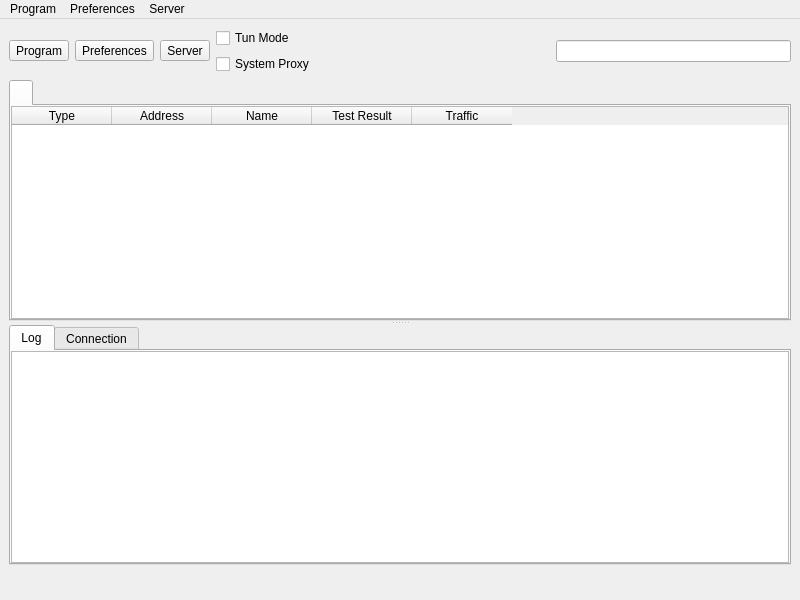
<?xml version="1.0" encoding="UTF-8"?>
<ui version="4.0">
 <class>MainWindow</class>
 <widget class="QMainWindow" name="MainWindow">
  <property name="geometry">
   <rect>
    <x>0</x>
    <y>0</y>
    <width>800</width>
    <height>600</height>
   </rect>
  </property>
  <property name="minimumSize">
   <size>
    <width>800</width>
    <height>600</height>
   </size>
  </property>
  <property name="windowTitle">
   <string notr="true">nya</string>
  </property>
  <widget class="QWidget" name="centralwidget">
   <layout class="QVBoxLayout" name="verticalLayout_3" stretch="0,0,0">
    <item>
     <layout class="QHBoxLayout" name="horizontalLayout_2">
      <item>
       <widget class="QToolButton" name="toolButton_program">
        <property name="text">
         <string>Program</string>
        </property>
        <property name="icon">
         <iconset theme="b-system-run">
          <normaloff>.</normaloff>.</iconset>
        </property>
        <property name="iconSize">
         <size>
          <width>24</width>
          <height>24</height>
         </size>
        </property>
        <property name="popupMode">
         <enum>QToolButton::InstantPopup</enum>
        </property>
        <property name="toolButtonStyle">
         <enum>Qt::ToolButtonTextUnderIcon</enum>
        </property>
       </widget>
      </item>
      <item>
       <widget class="QToolButton" name="toolButton_preferences">
        <property name="text">
         <string>Preferences</string>
        </property>
        <property name="icon">
         <iconset theme="b-preferences">
          <normaloff>.</normaloff>.</iconset>
        </property>
        <property name="iconSize">
         <size>
          <width>24</width>
          <height>24</height>
         </size>
        </property>
        <property name="popupMode">
         <enum>QToolButton::InstantPopup</enum>
        </property>
        <property name="toolButtonStyle">
         <enum>Qt::ToolButtonTextUnderIcon</enum>
        </property>
       </widget>
      </item>
      <item>
       <widget class="QToolButton" name="toolButton_server">
        <property name="text">
         <string>Server</string>
        </property>
        <property name="icon">
         <iconset theme="b-network-server">
          <normaloff>.</normaloff>.</iconset>
        </property>
        <property name="iconSize">
         <size>
          <width>24</width>
          <height>24</height>
         </size>
        </property>
        <property name="popupMode">
         <enum>QToolButton::InstantPopup</enum>
        </property>
        <property name="toolButtonStyle">
         <enum>Qt::ToolButtonTextUnderIcon</enum>
        </property>
       </widget>
      </item>
      <!--item>
       <widget class="QToolButton" name="toolButton_update">
        <property name="text">
         <string>Update</string>
        </property>
        <property name="icon">
         <iconset theme="b-system-software-update">
          <normaloff>.</normaloff>.</iconset>
        </property>
        <property name="iconSize">
         <size>
          <width>24</width>
          <height>24</height>
         </size>
        </property>
        <property name="popupMode">
         <enum>QToolButton::InstantPopup</enum>
        </property>
        <property name="toolButtonStyle">
         <enum>Qt::ToolButtonTextUnderIcon</enum>
        </property>
       </widget>
      </item-->
      <item>
       <layout class="QVBoxLayout" name="verticalLayout_4">
        <item>
         <widget class="QCheckBox" name="checkBox_VPN">
          <property name="sizePolicy">
           <sizepolicy hsizetype="Minimum" vsizetype="Minimum">
            <horstretch>0</horstretch>
            <verstretch>0</verstretch>
           </sizepolicy>
          </property>
          <property name="text">
           <string>Tun Mode</string>
          </property>
         </widget>
        </item>
        <item>
         <widget class="QCheckBox" name="checkBox_SystemProxy">
          <property name="text">
           <string>System Proxy</string>
          </property>
         </widget>
        </item>
       </layout>
      </item>
      <item>
       <spacer name="horizontalSpacer">
        <property name="orientation">
         <enum>Qt::Horizontal</enum>
        </property>
        <property name="sizeHint" stdset="0">
         <size>
          <width>40</width>
          <height>20</height>
         </size>
        </property>
       </spacer>
      </item>
      <item>
       <widget class="QLineEdit" name="search">
        <property name="clearButtonEnabled">
         <bool>true</bool>
        </property>
       </widget>
      </item>
     </layout>
    </item>
    <item>
     <widget class="QSplitter" name="splitter">
      <property name="orientation">
       <enum>Qt::Vertical</enum>
      </property>
      <widget class="QTabWidget" name="tabWidget">
       <property name="currentIndex">
        <number>0</number>
       </property>
       <property name="movable">
        <bool>true</bool>
       </property>
       <widget class="QWidget" name="widget1">
        <attribute name="title">
         <string/>
        </attribute>
        <layout class="QGridLayout" name="gridLayout_2">
         <property name="leftMargin">
          <number>0</number>
         </property>
         <property name="topMargin">
          <number>0</number>
         </property>
         <property name="rightMargin">
          <number>0</number>
         </property>
         <property name="bottomMargin">
          <number>0</number>
         </property>
         <property name="spacing">
          <number>0</number>
         </property>
         <item row="0" column="0">
          <widget class="MyTableWidget" name="proxyListTable">
           <property name="contextMenuPolicy">
            <enum>Qt::CustomContextMenu</enum>
           </property>
           <property name="editTriggers">
            <set>QAbstractItemView::NoEditTriggers</set>
           </property>
           <property name="alternatingRowColors">
            <bool>true</bool>
           </property>
           <property name="selectionBehavior">
            <enum>QAbstractItemView::SelectRows</enum>
           </property>
           <property name="horizontalScrollMode">
            <enum>QAbstractItemView::ScrollPerPixel</enum>
           </property>
           <property name="wordWrap">
            <bool>false</bool>
           </property>
           <attribute name="horizontalHeaderMinimumSectionSize">
            <number>16</number>
           </attribute>
           <attribute name="horizontalHeaderHighlightSections">
            <bool>false</bool>
           </attribute>
           <attribute name="horizontalHeaderShowSortIndicator" stdset="0">
            <bool>false</bool>
           </attribute>
           <attribute name="verticalHeaderDefaultSectionSize">
            <number>30</number>
           </attribute>
           <column>
            <property name="text">
             <string>Type</string>
            </property>
           </column>
           <column>
            <property name="text">
             <string>Address</string>
            </property>
           </column>
           <column>
            <property name="text">
             <string>Name</string>
            </property>
           </column>
           <column>
            <property name="text">
             <string>Test Result</string>
            </property>
           </column>
           <column>
            <property name="text">
             <string>Traffic</string>
            </property>
           </column>
          </widget>
         </item>
        </layout>
       </widget>
      </widget>
      <widget class="QWidget" name="aaaaaaaaaaaaaaaaaa">
       <layout class="QVBoxLayout" name="aaaaaaaaaaaa" stretch="0">
        <item>
         <widget class="QTabWidget" name="down_tab">
          <property name="currentIndex">
           <number>0</number>
          </property>
          <widget class="QWidget" name="tab">
           <attribute name="title">
            <string>Log</string>
           </attribute>
           <layout class="QVBoxLayout" name="verticalLayout">
            <property name="spacing">
             <number>0</number>
            </property>
            <property name="leftMargin">
             <number>0</number>
            </property>
            <property name="topMargin">
             <number>0</number>
            </property>
            <property name="rightMargin">
             <number>0</number>
            </property>
            <property name="bottomMargin">
             <number>0</number>
            </property>
            <item>
             <widget class="QTextBrowser" name="masterLogBrowser">
              <property name="contextMenuPolicy">
               <enum>Qt::CustomContextMenu</enum>
              </property>
              <property name="openLinks">
               <bool>false</bool>
              </property>
             </widget>
            </item>
           </layout>
          </widget>
          <widget class="QWidget" name="tab_2">
           <attribute name="title">
            <string>Connection</string>
           </attribute>
           <layout class="QVBoxLayout" name="verticalLayout_2">
            <property name="spacing">
             <number>0</number>
            </property>
            <property name="leftMargin">
             <number>0</number>
            </property>
            <property name="topMargin">
             <number>0</number>
            </property>
            <property name="rightMargin">
             <number>0</number>
            </property>
            <property name="bottomMargin">
             <number>0</number>
            </property>
            <item>
             <widget class="QTableWidget" name="tableWidget_conn">
              <property name="contextMenuPolicy">
               <enum>Qt::CustomContextMenu</enum>
              </property>
              <property name="editTriggers">
               <set>QAbstractItemView::NoEditTriggers</set>
              </property>
              <property name="selectionBehavior">
               <enum>QAbstractItemView::SelectRows</enum>
              </property>
              <property name="verticalScrollMode">
               <enum>QAbstractItemView::ScrollPerPixel</enum>
              </property>
              <property name="horizontalScrollMode">
               <enum>QAbstractItemView::ScrollPerPixel</enum>
              </property>
              <attribute name="horizontalHeaderHighlightSections">
               <bool>false</bool>
              </attribute>
              <column>
               <property name="text">
                <string>Status</string>
               </property>
              </column>
              <column>
               <property name="text">
                <string>Outbound</string>
               </property>
              </column>
              <column>
               <property name="text">
                <string>Destination</string>
               </property>
              </column>
             </widget>
            </item>
           </layout>
          </widget>
         </widget>
        </item>
       </layout>
      </widget>
     </widget>
    </item>
    <item>
     <layout class="QHBoxLayout" name="horizontalLayout">
      <item>
       <widget class="QLabel" name="label_running">
        <property name="text">
         <string/>
        </property>
       </widget>
      </item>
      <item>
       <spacer name="horizontalSpacer_2">
        <property name="orientation">
         <enum>Qt::Horizontal</enum>
        </property>
        <property name="sizeType">
         <enum>QSizePolicy::Maximum</enum>
        </property>
        <property name="sizeHint" stdset="0">
         <size>
          <width>0</width>
          <height>20</height>
         </size>
        </property>
       </spacer>
      </item>
      <item>
       <widget class="QLabel" name="label_inbound">
        <property name="text">
         <string/>
        </property>
       </widget>
      </item>
      <item>
       <widget class="QLabel" name="label_speed">
        <property name="text">
         <string/>
        </property>
       </widget>
      </item>
     </layout>
    </item>
   </layout>
  </widget>
  <widget class="QMenuBar" name="menubar">
   <property name="geometry">
    <rect>
     <x>0</x>
     <y>0</y>
     <width>800</width>
     <height>32</height>
    </rect>
   </property>
   <widget class="QMenu" name="menu_program">
    <property name="title">
     <string>Program</string>
    </property>
    <widget class="QMenu" name="menu_spmode">
     <property name="title">
      <string>System Proxy</string>
     </property>
     <addaction name="menu_spmode_system_proxy"/>
     <addaction name="menu_spmode_vpn"/>
     <addaction name="menu_spmode_disabled"/>
    </widget>
    <widget class="QMenu" name="menu_program_preference">
     <property name="title">
      <string>Preferences</string>
     </property>
     <addaction name="actionfake"/>
    </widget>
    <widget class="QMenu" name="menuActive_Server">
     <property name="title">
      <string>Active Server</string>
     </property>
     <addaction name="actionfake_2"/>
    </widget>
    <widget class="QMenu" name="menuActive_Routing">
     <property name="title">
      <string>Active Routing</string>
     </property>
     <addaction name="actionfake_3"/>
    </widget>
    <addaction name="actionShow_window"/>
    <addaction name="menu_add_from_clipboard2"/>
    <addaction name="menu_scan_qr"/>
    <addaction name="separator"/>
    <addaction name="actionStart_with_system"/>
    <addaction name="actionRemember_last_proxy"/>
    <addaction name="actionAllow_LAN"/>
    <addaction name="menuActive_Server"/>
    <addaction name="menuActive_Routing"/>
    <addaction name="menu_spmode"/>
    <addaction name="menu_program_preference"/>
    <addaction name="separator"/>
    <addaction name="actionRestart_Proxy"/>
    <addaction name="actionRestart_Program"/>
    <addaction name="menu_exit"/>
   </widget>
   <widget class="QMenu" name="menu_preferences">
    <property name="title">
     <string>Preferences</string>
    </property>
    <addaction name="menu_manage_groups"/>
    <addaction name="menu_basic_settings"/>
    <addaction name="menu_routing_settings"/>
    <addaction name="menu_vpn_settings"/>
    <addaction name="menu_hotkey_settings"/>
    <addaction name="menu_open_config_folder"/>
   </widget>
   <widget class="QMenu" name="menu_server">
    <property name="title">
     <string>Server</string>
    </property>
    <widget class="QMenu" name="menu_share_item">
     <property name="title">
      <string>Share</string>
     </property>
     <addaction name="menu_qr"/>
     <addaction name="menu_export_config"/>
     <addaction name="separator"/>
     <addaction name="menu_copy_links"/>
     <addaction name="menu_copy_links_nkr"/>
    </widget>
    <widget class="QMenu" name="menuCurrent_Group">
     <property name="title">
      <string>Current Group</string>
     </property>
     <addaction name="actionfake_5"/>
     <addaction name="menu_tcp_ping"/>
     <addaction name="menu_url_test"/>
     <addaction name="menu_full_test"/>
     <addaction name="menu_stop_testing"/>
     <addaction name="menu_clear_test_result"/>
     <addaction name="menu_resolve_domain"/>
     <addaction name="separator"/>
     <addaction name="menu_remove_unavailable"/>
     <addaction name="menu_delete_repeat"/>
     <addaction name="separator"/>
     <addaction name="menu_update_subscription"/>
    </widget>
    <widget class="QMenu" name="menuCurrent_Select">
     <property name="title">
      <string>Current Select</string>
     </property>
     <addaction name="actionfake_4"/>
    </widget>
    <addaction name="menu_add_from_input"/>
    <addaction name="menu_add_from_clipboard"/>
    <addaction name="separator"/>
    <addaction name="menu_start"/>
    <addaction name="menu_stop"/>
    <addaction name="separator"/>
    <addaction name="menu_select_all"/>
    <addaction name="menu_move"/>
    <addaction name="menu_clone"/>
    <addaction name="menu_reset_traffic"/>
    <addaction name="menu_delete"/>
    <addaction name="separator"/>
    <addaction name="menu_share_item"/>
    <addaction name="separator"/>
    <addaction name="menuCurrent_Select"/>
    <addaction name="menuCurrent_Group"/>
    <addaction name="separator"/>
    <addaction name="menu_profile_debug_info"/>
    <addaction name="separator"/>
   </widget>
   <addaction name="menu_program"/>
   <addaction name="menu_preferences"/>
   <addaction name="menu_server"/>
  </widget>
  <action name="menu_exit">
   <property name="text">
    <string>Exit</string>
   </property>
  </action>
  <action name="actionShow_window">
   <property name="text">
    <string>Show Window</string>
   </property>
  </action>
  <action name="menu_basic_settings">
   <property name="text">
    <string>Basic Settings</string>
   </property>
  </action>
  <action name="menu_add_from_input">
   <property name="text">
    <string>New profile</string>
   </property>
  </action>
  <action name="menu_manage_groups">
   <property name="text">
    <string>Groups</string>
   </property>
  </action>
  <action name="menu_start">
   <property name="text">
    <string>Start</string>
   </property>
   <property name="shortcut">
    <string notr="true">Return</string>
   </property>
  </action>
  <action name="menu_stop">
   <property name="text">
    <string>Stop</string>
   </property>
   <property name="shortcut">
    <string notr="true">Ctrl+S</string>
   </property>
  </action>
  <action name="menu_routing_settings">
   <property name="text">
    <string>Routing Settings</string>
   </property>
  </action>
  <action name="menu_add_from_clipboard">
   <property name="text">
    <string>Add profile from clipboard</string>
   </property>
   <property name="shortcut">
    <string notr="true">Ctrl+V</string>
   </property>
  </action>
  <action name="menu_delete">
   <property name="text">
    <string>Delete</string>
   </property>
   <property name="shortcut">
    <string notr="true">Del</string>
   </property>
  </action>
  <action name="menu_add_from_clipboard2">
   <property name="text">
    <string>Add profile from clipboard</string>
   </property>
  </action>
  <action name="menu_profile_debug_info">
   <property name="text">
    <string>Debug Info</string>
   </property>
  </action>
  <action name="menu_qr">
   <property name="text">
    <string>QR Code and link</string>
   </property>
   <property name="shortcut">
    <string notr="true">Ctrl+Q</string>
   </property>
  </action>
  <action name="menu_copy_link">
   <property name="text">
    <string>Copy Link</string>
   </property>
  </action>
  <action name="menu_tcp_ping">
   <property name="text">
    <string notr="true">Tcp Ping</string>
   </property>
   <property name="shortcut">
    <string notr="true">Ctrl+Shift+T</string>
   </property>
  </action>
  <action name="menu_url_test">
   <property name="text">
    <string notr="true">Url Test</string>
   </property>
   <property name="shortcut">
    <string notr="true">Ctrl+Shift+U</string>
   </property>
  </action>
  <action name="menu_clear_test_result">
   <property name="text">
    <string>Clear Test Result</string>
   </property>
   <property name="shortcut">
    <string notr="true">Ctrl+Shift+C</string>
   </property>
  </action>
  <action name="menu_export_config">
   <property name="text">
    <string>Export %1 config</string>
   </property>
   <property name="shortcut">
    <string notr="true">Ctrl+E</string>
   </property>
  </action>
  <action name="menu_reset_traffic">
   <property name="text">
    <string>Reset Traffic</string>
   </property>
   <property name="shortcut">
    <string notr="true">Ctrl+R</string>
   </property>
  </action>
  <action name="menu_scan_qr">
   <property name="text">
    <string>Scan QR Code</string>
   </property>
  </action>
  <action name="menu_spmode_system_proxy">
   <property name="checkable">
    <bool>true</bool>
   </property>
   <property name="text">
    <string>Enable System Proxy</string>
   </property>
  </action>
  <action name="menu_spmode_disabled">
   <property name="checkable">
    <bool>true</bool>
   </property>
   <property name="text">
    <string>Disable</string>
   </property>
  </action>
  <action name="menu_delete_repeat">
   <property name="text">
    <string>Remove Duplicates</string>
   </property>
   <property name="shortcut">
    <string notr="true">Ctrl+Shift+D</string>
   </property>
  </action>
  <action name="actionfake">
   <property name="text">
    <string>fake</string>
   </property>
   <property name="visible">
    <bool>false</bool>
   </property>
  </action>
  <action name="menu_move">
   <property name="text">
    <string>Move</string>
   </property>
   <property name="shortcut">
    <string notr="true">Ctrl+M</string>
   </property>
  </action>
  <action name="actionStart_with_system">
   <property name="checkable">
    <bool>true</bool>
   </property>
   <property name="text">
    <string>Start with system</string>
   </property>
  </action>
  <action name="actionRemember_last_proxy">
   <property name="checkable">
    <bool>true</bool>
   </property>
   <property name="text">
    <string>Remember last profile</string>
   </property>
  </action>
  <action name="actionAllow_LAN">
   <property name="checkable">
    <bool>true</bool>
   </property>
   <property name="text">
    <string>Allow other devices to connect</string>
   </property>
  </action>
  <action name="menu_remove_unavailable">
   <property name="text">
    <string>Remove Unavailable</string>
   </property>
   <property name="shortcut">
    <string notr="true">Ctrl+Shift+R</string>
   </property>
  </action>
  <action name="menu_full_test">
   <property name="text">
    <string>Full Test</string>
   </property>
   <property name="shortcut">
    <string notr="true">Ctrl+Shift+F</string>
   </property>
  </action>
  <action name="menu_hotkey_settings">
   <property name="text">
    <string>Hotkey Settings</string>
   </property>
  </action>
  <action name="menu_select_all">
   <property name="text">
    <string>Select All</string>
   </property>
   <property name="shortcut">
    <string notr="true">Ctrl+A</string>
   </property>
  </action>
  <action name="menu_copy_links_nkr">
   <property name="text">
    <string>Copy links of selected (Neko Links)</string>
   </property>
   <property name="shortcut">
    <string notr="true">Ctrl+Alt+C</string>
   </property>
  </action>
  <action name="actionfake_2">
   <property name="text">
    <string>fake</string>
   </property>
   <property name="visible">
    <bool>false</bool>
   </property>
  </action>
  <action name="actionfake_3">
   <property name="text">
    <string>fake</string>
   </property>
   <property name="visible">
    <bool>false</bool>
   </property>
  </action>
  <action name="menu_copy_links">
   <property name="text">
    <string>Copy links of selected</string>
   </property>
   <property name="shortcut">
    <string notr="true">Ctrl+C</string>
   </property>
  </action>
  <action name="menu_spmode_vpn">
   <property name="checkable">
    <bool>true</bool>
   </property>
   <property name="text">
    <string>Enable Tun</string>
   </property>
  </action>
  <action name="menu_clone">
   <property name="text">
    <string>Clone</string>
   </property>
   <property name="shortcut">
    <string notr="true">Ctrl+D</string>
   </property>
  </action>
  <action name="menu_update_subscription">
   <property name="text">
    <string>Update subscription</string>
   </property>
   <property name="shortcut">
    <string notr="true">Ctrl+U</string>
   </property>
  </action>
  <action name="menu_resolve_domain">
   <property name="text">
    <string>Resolve domain</string>
   </property>
   <property name="shortcut">
    <string notr="true">Ctrl+Shift+I</string>
   </property>
  </action>
  <action name="menu_vpn_settings">
   <property name="text">
    <string>Tun Settings</string>
   </property>
  </action>
  <action name="actionRestart_Program">
   <property name="text">
    <string>Restart Program</string>
   </property>
  </action>
  <action name="menu_open_config_folder">
   <property name="text">
    <string>Open Config Folder</string>
   </property>
  </action>
  <action name="actionfake_4">
   <property name="text">
    <string notr="true">fake</string>
   </property>
   <property name="visible">
    <bool>false</bool>
   </property>
  </action>
  <action name="actionfake_5">
   <property name="text">
    <string notr="true">fake</string>
   </property>
   <property name="visible">
    <bool>false</bool>
   </property>
  </action>
  <action name="actionRestart_Proxy">
   <property name="text">
    <string>Restart Proxy</string>
   </property>
  </action>
  <action name="menu_stop_testing">
   <property name="text">
    <string>Stop Testing</string>
   </property>
  </action>
 </widget>
 <customwidgets>
  <customwidget>
   <class>MyTableWidget</class>
   <extends>QTableWidget</extends>
   <header>ui/widget/MyTableWidget.h</header>
  </customwidget>
 </customwidgets>
 <resources/>
 <connections/>
</ui>
